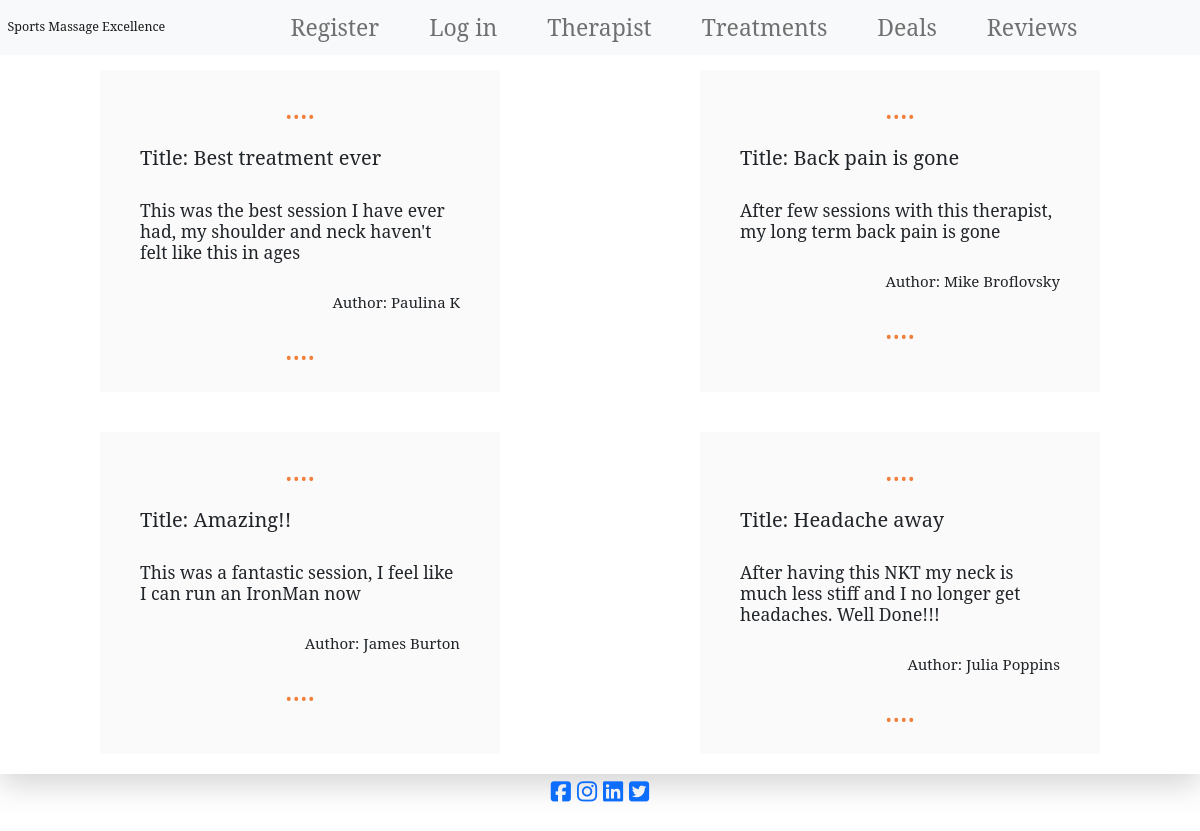
/reviews/, run on an earlier commit of the app's database.
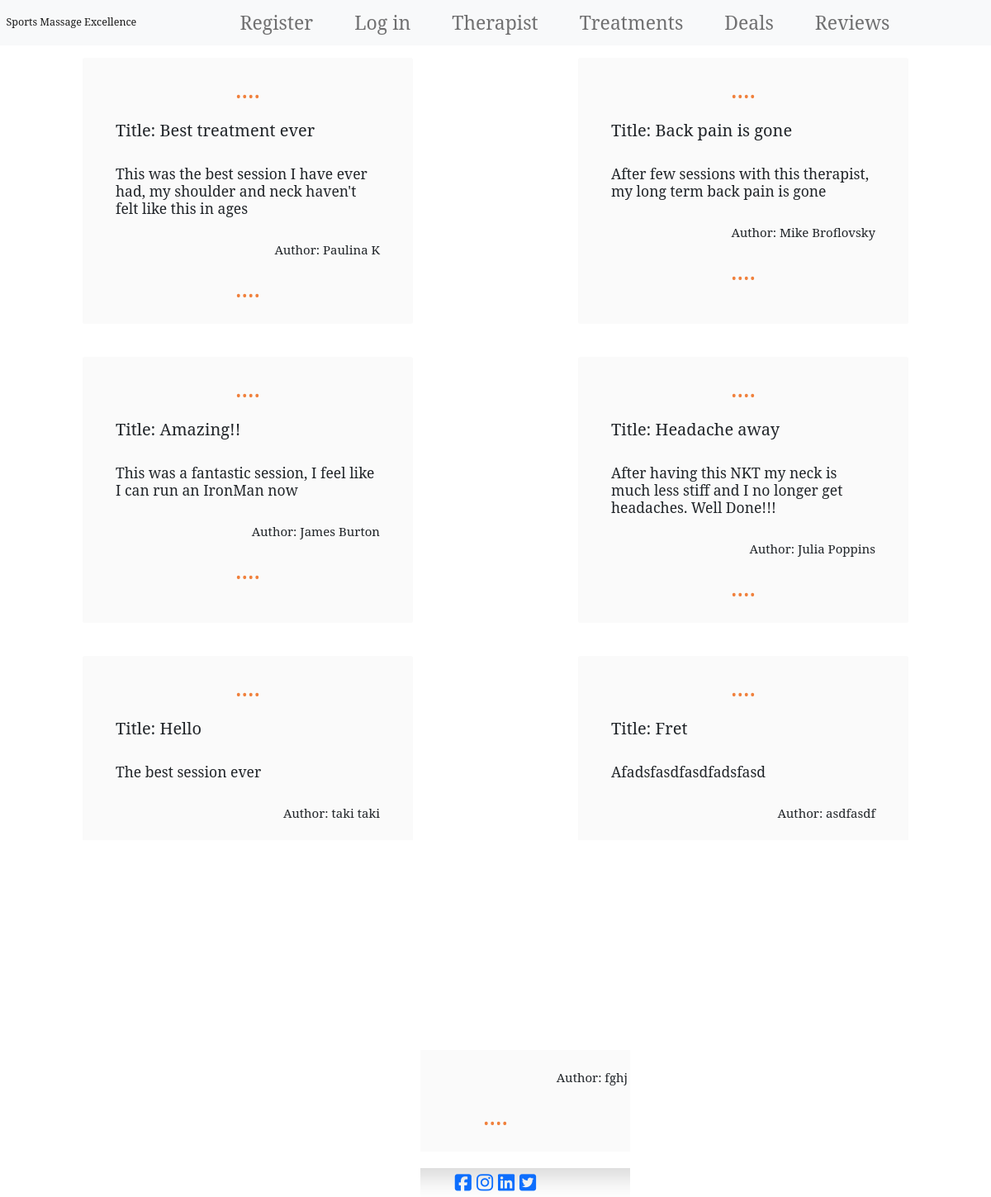
And on a later commit of the database.
### reviews/models.py (models this page shows, shortened)
class Review(models.Model):
    title = models.CharField(max_length=50, null=False,
                             blank=False, default='Title')
    description = models.TextField()
    date = models.DateTimeField(auto_now_add=True)
    author = models.CharField(max_length=20, null=False, blank=True)
    featured = models.BooleanField(default=False, null=True, blank=True)

### reviews/views.py (the view)
# urls.py: path('', views.reviews, name='reviews'),
def reviews(request):
    reviews = Review.objects.all()
    context = {
        'reviews': reviews,
    }
    return render(request, 'reviews/reviews.html', context)

### basket/contexts.py (called while the page is built, shortened)
def basket_contents(request):
    basket_items = []
    total = 0
    product_count = 0
    basket = request.session.get('basket', {})
    context = {
        'basket_items': basket_items,
        'total': total,
        'product_count': product_count
    }
    return context

### reviews/templates/reviews/reviews.html
{% extends 'base.html' %}
{% load static %}
{% block extra_css %}
<link rel="stylesheet" href="{% static 'reviews/css/reviews.css' %}">
{% endblock %}
{% block content %}
{% include 'components/navbar/navbar.html' %}
<div class="row justify-content-around shadow-lg">
    {% for review in reviews %}
    <div class="col-4 review-card rounded">
        <h2 class="review-dots text-center">....</h2>
        <h2 class="review-text">Title: {{ review.title|capfirst }}</h2>
        <h3 class="review-text">{{ review.description|capfirst }}</h3>
        <h4 class="review-text text-end">Author: {{ review.author }}</h4>
        <h2 class="review-dots text-center">....</h2>
    </div>
    {% endfor %}
</div>
{% include 'components/footer/footer.html' %}
{% endblock %}

What changed in the data, as far as the page shows it:
added Review: title "Hello", description "The best session ever", author "taki taki"
added Review: title "Fret", description "Afadsfasdfasdfadsfasd", author "asdfasdf"
added Review: author "fghj"
